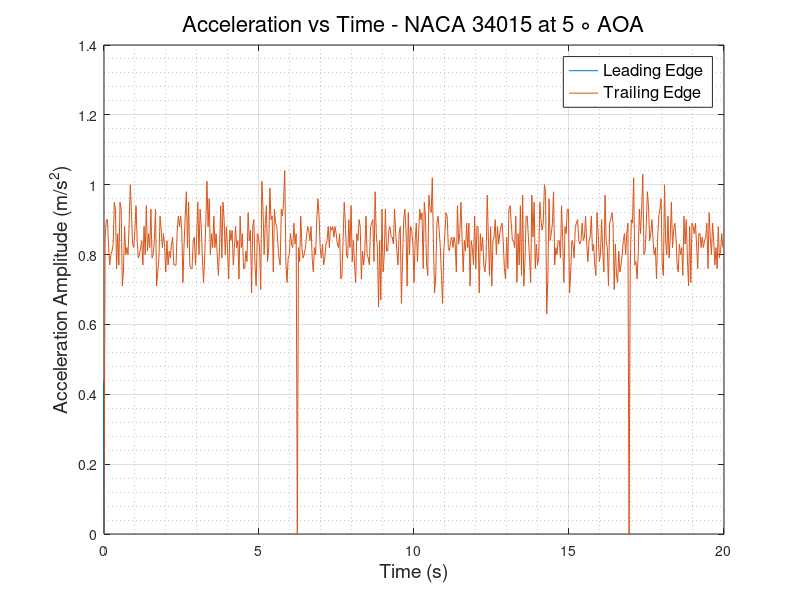
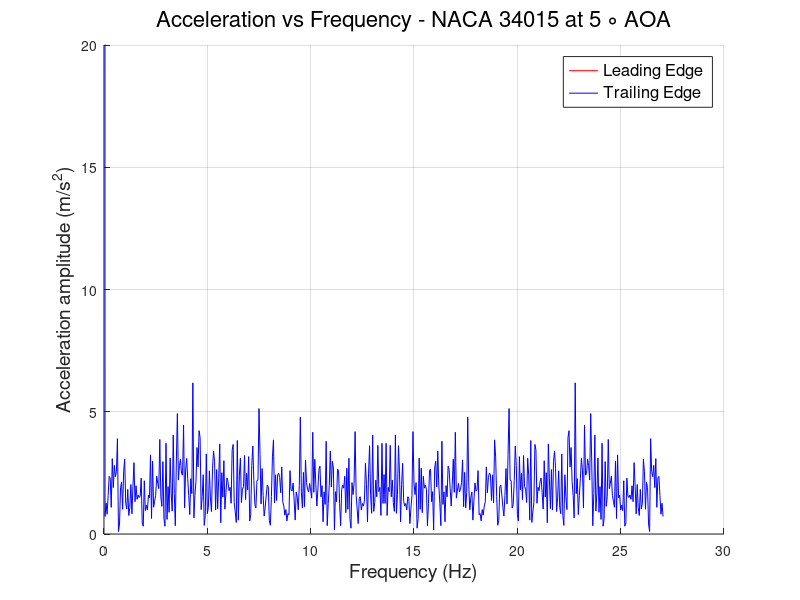

Write the MATLAB code that produced these figures, in order.
clc
clear
close all
%% READING ACCELEROMETER DATA and defining Variables
                        % LEADING EDGE %
data   = xlsread('LE_500rpm.csv');
LE_time   = data(:,1);
LE_X_acc  = data(:,2);
LE_Y_acc  = data(:,3);
LE_Z_acc  = data(:,4);
% LE_R_acc  = sqrt(LE_X_acc.^2 + LE_Y_acc.^2 + LE_Z_acc.^2);
% plot(LE_time,LE_R_acc)
N      = numel(LE_time);
Ts     = abs(diff(LE_time(1:2)));
fs     = 1/Ts;
f_axis = [0:N-1]*fs/N;
A_freq_LE = fft(LE_Z_acc);
figure(1) 
plot(LE_time,LE_Z_acc)
hold on
figure(2)
hold on
plot(f_axis,abs(A_freq_LE),'-r','LineWidth',0.5)
grid on 
grid minor
                        % TRAILING EDGE %
data   = xlsread('TE_500rpm.csv');
TE_time   = data(:,1);
TE_X_acc  = data(:,2);
TE_Y_acc  = data(:,3);
TE_Z_acc  = data(:,4);
TE_R_acc  = sqrt(TE_X_acc.^2 + TE_Y_acc.^2 + TE_Z_acc.^2);
% plot(TE_time,TE_R_acc)
N      = numel(TE_time);
Ts     = abs(diff(TE_time(1:2)));
fs     = 1/Ts;
f_axis = [0:N-1]*fs/N;
A_freq_TE = fft(TE_Z_acc);
figure(1)
plot(TE_time, TE_Z_acc)
grid on
grid minor
xlabel('Time (s)','FontSize',14,'FontWeight','normal')
ylabel('Acceleration Amplitude (m/s^2)','FontSize',14,'FontWeight','normal')
legend ('Leading Edge','Trailing Edge','FontSize',12,'FontWeight','normal')
title('Acceleration vs Time - NACA 34015 at 5 \circ AOA','FontSize',16,'FontWeight','normal')
% ylim([0.5 2])
figure(2)
plot(f_axis,abs(A_freq_TE),'-b','LineWidth',0.5)
grid on 
grid minor
ylabel('Acceleration amplitude (m/s^2)','FontSize',14,'FontWeight','normal')
xlabel('Frequency (Hz)','FontSize',14,'FontWeight','normal')
ylim([0 20])
legend ('Leading Edge','Trailing Edge','FontSize',12,'FontWeight','normal')
title('Acceleration vs Frequency - NACA 34015 at 5 \circ AOA','FontSize',16,'FontWeight','normal')
